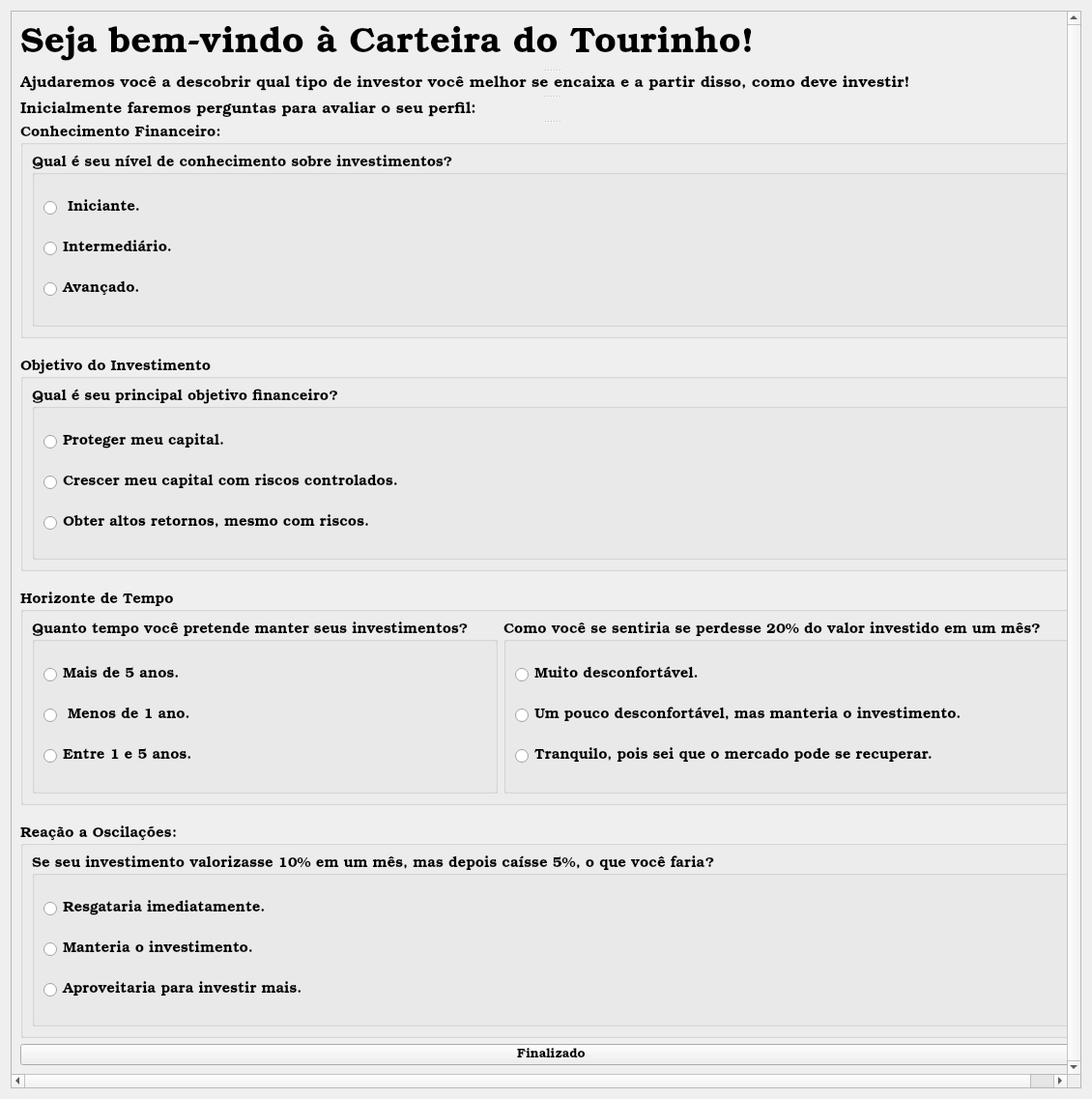
<?xml version="1.0" encoding="UTF-8"?>
<ui version="4.0">
 <class>Perguntas</class>
 <widget class="QWidget" name="Perguntas">
  <property name="windowModality">
   <enum>Qt::WindowModal</enum>
  </property>
  <property name="geometry">
   <rect>
    <x>0</x>
    <y>0</y>
    <width>1130</width>
    <height>1137</height>
   </rect>
  </property>
  <property name="minimumSize">
   <size>
    <width>1130</width>
    <height>0</height>
   </size>
  </property>
  <property name="tabletTracking">
   <bool>false</bool>
  </property>
  <property name="windowTitle">
   <string>Perguntas</string>
  </property>
  <property name="windowIcon">
   <iconset>
    <normaloff>imagens/touro_icon.png</normaloff>imagens/touro_icon.png</iconset>
  </property>
  <layout class="QVBoxLayout" name="verticalLayout_15">
   <item>
    <widget class="QScrollArea" name="area_do_scroll">
     <property name="cursor" stdset="0">
      <cursorShape>ArrowCursor</cursorShape>
     </property>
     <property name="verticalScrollBarPolicy">
      <enum>Qt::ScrollBarAlwaysOn</enum>
     </property>
     <property name="sizeAdjustPolicy">
      <enum>QAbstractScrollArea::AdjustToContents</enum>
     </property>
     <property name="widgetResizable">
      <bool>true</bool>
     </property>
     <property name="alignment">
      <set>Qt::AlignCenter</set>
     </property>
     <widget class="QWidget" name="widget_area_do_scroll">
      <property name="enabled">
       <bool>true</bool>
      </property>
      <property name="geometry">
       <rect>
        <x>0</x>
        <y>0</y>
        <width>1093</width>
        <height>1117</height>
       </rect>
      </property>
      <property name="mouseTracking">
       <bool>false</bool>
      </property>
      <property name="layoutDirection">
       <enum>Qt::LeftToRight</enum>
      </property>
      <layout class="QGridLayout" name="gridLayout">
       <item row="0" column="0">
        <widget class="QSplitter" name="splitter">
         <property name="orientation">
          <enum>Qt::Vertical</enum>
         </property>
         <widget class="QLabel" name="label">
          <property name="font">
           <font>
            <family>Bookman Old Style</family>
            <pointsize>28</pointsize>
            <weight>50</weight>
            <bold>false</bold>
           </font>
          </property>
          <property name="text">
           <string>Seja bem-vindo à Carteira do Tourinho!</string>
          </property>
         </widget>
         <widget class="QLabel" name="label_2">
          <property name="font">
           <font>
            <family>Bookman Old Style</family>
            <pointsize>12</pointsize>
           </font>
          </property>
          <property name="text">
           <string>Ajudaremos você a descobrir qual tipo de investor você melhor se encaixa e a partir disso, como deve investir!</string>
          </property>
         </widget>
         <widget class="QLabel" name="label_3">
          <property name="font">
           <font>
            <family>Bookman Old Style</family>
            <pointsize>12</pointsize>
           </font>
          </property>
          <property name="text">
           <string>Inicialmente faremos perguntas para avaliar o seu perfil:</string>
          </property>
         </widget>
         <widget class="QWidget" name="layoutWidget_2">
          <layout class="QVBoxLayout" name="verticalLayout_4">
           <property name="spacing">
            <number>20</number>
           </property>
           <item>
            <widget class="QGroupBox" name="caixa_6">
             <property name="font">
              <font>
               <family>Bookman Old Style</family>
               <pointsize>11</pointsize>
              </font>
             </property>
             <property name="title">
              <string>Conhecimento Financeiro:</string>
             </property>
             <property name="alignment">
              <set>Qt::AlignLeading|Qt::AlignLeft|Qt::AlignVCenter</set>
             </property>
             <property name="flat">
              <bool>false</bool>
             </property>
             <property name="checkable">
              <bool>false</bool>
             </property>
             <layout class="QVBoxLayout" name="verticalLayout_7">
              <item>
               <widget class="QGroupBox" name="caixa_1_1">
                <property name="font">
                 <font>
                  <family>Bookman Old Style</family>
                  <pointsize>11</pointsize>
                 </font>
                </property>
                <property name="title">
                 <string>Qual é seu nível de conhecimento sobre investimentos?</string>
                </property>
                <property name="alignment">
                 <set>Qt::AlignLeading|Qt::AlignLeft|Qt::AlignVCenter</set>
                </property>
                <property name="flat">
                 <bool>false</bool>
                </property>
                <property name="checkable">
                 <bool>false</bool>
                </property>
                <layout class="QVBoxLayout" name="verticalLayout_5">
                 <item>
                  <widget class="QRadioButton" name="botao_a_1">
                   <property name="text">
                    <string> Iniciante.</string>
                   </property>
                  </widget>
                 </item>
                 <item>
                  <widget class="QRadioButton" name="botao_b_1">
                   <property name="text">
                    <string>Intermediário.</string>
                   </property>
                  </widget>
                 </item>
                 <item>
                  <widget class="QRadioButton" name="botao_c_1">
                   <property name="text">
                    <string>Avançado.</string>
                   </property>
                  </widget>
                 </item>
                </layout>
               </widget>
              </item>
             </layout>
            </widget>
           </item>
           <item>
            <widget class="QGroupBox" name="caixa_2">
             <property name="font">
              <font>
               <family>Bookman Old Style</family>
               <pointsize>11</pointsize>
              </font>
             </property>
             <property name="title">
              <string>Objetivo do Investimento</string>
             </property>
             <property name="alignment">
              <set>Qt::AlignLeading|Qt::AlignLeft|Qt::AlignVCenter</set>
             </property>
             <property name="flat">
              <bool>false</bool>
             </property>
             <property name="checkable">
              <bool>false</bool>
             </property>
             <layout class="QHBoxLayout" name="horizontalLayout_2">
              <item>
               <widget class="QGroupBox" name="caixa_2_1">
                <property name="font">
                 <font>
                  <family>Bookman Old Style</family>
                  <pointsize>11</pointsize>
                 </font>
                </property>
                <property name="title">
                 <string>Qual é seu principal objetivo financeiro?</string>
                </property>
                <property name="alignment">
                 <set>Qt::AlignLeading|Qt::AlignLeft|Qt::AlignVCenter</set>
                </property>
                <property name="flat">
                 <bool>false</bool>
                </property>
                <property name="checkable">
                 <bool>false</bool>
                </property>
                <layout class="QVBoxLayout" name="verticalLayout_3">
                 <item>
                  <widget class="QRadioButton" name="botao_a_2">
                   <property name="text">
                    <string>Proteger meu capital.</string>
                   </property>
                  </widget>
                 </item>
                 <item>
                  <widget class="QRadioButton" name="botao_b_2">
                   <property name="text">
                    <string>Crescer meu capital com riscos controlados.</string>
                   </property>
                  </widget>
                 </item>
                 <item>
                  <widget class="QRadioButton" name="botao_c_2">
                   <property name="text">
                    <string>Obter altos retornos, mesmo com riscos.</string>
                   </property>
                  </widget>
                 </item>
                </layout>
               </widget>
              </item>
             </layout>
            </widget>
           </item>
           <item>
            <widget class="QGroupBox" name="caixa_5">
             <property name="font">
              <font>
               <family>Bookman Old Style</family>
               <pointsize>11</pointsize>
              </font>
             </property>
             <property name="title">
              <string>Horizonte de Tempo</string>
             </property>
             <property name="alignment">
              <set>Qt::AlignLeading|Qt::AlignLeft|Qt::AlignVCenter</set>
             </property>
             <property name="flat">
              <bool>false</bool>
             </property>
             <property name="checkable">
              <bool>false</bool>
             </property>
             <layout class="QHBoxLayout" name="horizontalLayout">
              <item>
               <widget class="QGroupBox" name="caixa_3_1">
                <property name="font">
                 <font>
                  <family>Bookman Old Style</family>
                  <pointsize>11</pointsize>
                 </font>
                </property>
                <property name="title">
                 <string>Quanto tempo você pretende manter seus investimentos?</string>
                </property>
                <property name="alignment">
                 <set>Qt::AlignLeading|Qt::AlignLeft|Qt::AlignVCenter</set>
                </property>
                <property name="flat">
                 <bool>false</bool>
                </property>
                <property name="checkable">
                 <bool>false</bool>
                </property>
                <layout class="QVBoxLayout" name="verticalLayout">
                 <item>
                  <widget class="QRadioButton" name="botao_a_3_1">
                   <property name="text">
                    <string>Mais de 5 anos.</string>
                   </property>
                  </widget>
                 </item>
                 <item>
                  <widget class="QRadioButton" name="botao_b_3_1">
                   <property name="text">
                    <string> Menos de 1 ano.</string>
                   </property>
                  </widget>
                 </item>
                 <item>
                  <widget class="QRadioButton" name="botao_c_3_1">
                   <property name="text">
                    <string>Entre 1 e 5 anos.</string>
                   </property>
                  </widget>
                 </item>
                </layout>
               </widget>
              </item>
              <item>
               <widget class="QGroupBox" name="caixa_3_2">
                <property name="font">
                 <font>
                  <family>Bookman Old Style</family>
                  <pointsize>11</pointsize>
                 </font>
                </property>
                <property name="title">
                 <string>Como você se sentiria se perdesse 20% do valor investido em um mês?</string>
                </property>
                <property name="alignment">
                 <set>Qt::AlignLeading|Qt::AlignLeft|Qt::AlignVCenter</set>
                </property>
                <property name="flat">
                 <bool>false</bool>
                </property>
                <property name="checkable">
                 <bool>false</bool>
                </property>
                <layout class="QVBoxLayout" name="verticalLayout_2">
                 <item>
                  <widget class="QRadioButton" name="botao_a_3_2">
                   <property name="text">
                    <string>Muito desconfortável.</string>
                   </property>
                  </widget>
                 </item>
                 <item>
                  <widget class="QRadioButton" name="botao_b_3_2">
                   <property name="text">
                    <string>Um pouco desconfortável, mas manteria o investimento.</string>
                   </property>
                  </widget>
                 </item>
                 <item>
                  <widget class="QRadioButton" name="botao_c_3_2">
                   <property name="text">
                    <string>Tranquilo, pois sei que o mercado pode se recuperar.</string>
                   </property>
                  </widget>
                 </item>
                </layout>
               </widget>
              </item>
             </layout>
            </widget>
           </item>
           <item>
            <widget class="QGroupBox" name="caixa_4">
             <property name="font">
              <font>
               <family>Bookman Old Style</family>
               <pointsize>11</pointsize>
              </font>
             </property>
             <property name="title">
              <string>Reação a Oscilações:</string>
             </property>
             <property name="alignment">
              <set>Qt::AlignLeading|Qt::AlignLeft|Qt::AlignVCenter</set>
             </property>
             <property name="flat">
              <bool>false</bool>
             </property>
             <property name="checkable">
              <bool>false</bool>
             </property>
             <layout class="QHBoxLayout" name="horizontalLayout_4">
              <item>
               <widget class="QGroupBox" name="caixa_4_1">
                <property name="font">
                 <font>
                  <family>Bookman Old Style</family>
                  <pointsize>11</pointsize>
                 </font>
                </property>
                <property name="title">
                 <string>Se seu investimento valorizasse 10% em um mês, mas depois caísse 5%, o que você faria?</string>
                </property>
                <property name="alignment">
                 <set>Qt::AlignLeading|Qt::AlignLeft|Qt::AlignVCenter</set>
                </property>
                <property name="flat">
                 <bool>false</bool>
                </property>
                <property name="checkable">
                 <bool>false</bool>
                </property>
                <layout class="QVBoxLayout" name="verticalLayout_6">
                 <item>
                  <widget class="QRadioButton" name="botao_a_4">
                   <property name="text">
                    <string>Resgataria imediatamente.</string>
                   </property>
                  </widget>
                 </item>
                 <item>
                  <widget class="QRadioButton" name="botao_b_4">
                   <property name="text">
                    <string>Manteria o investimento.</string>
                   </property>
                  </widget>
                 </item>
                 <item>
                  <widget class="QRadioButton" name="botao_c_4">
                   <property name="text">
                    <string>Aproveitaria para investir mais.</string>
                   </property>
                  </widget>
                 </item>
                </layout>
               </widget>
              </item>
             </layout>
            </widget>
           </item>
          </layout>
         </widget>
        </widget>
       </item>
       <item row="1" column="0">
        <widget class="QPushButton" name="botao_finalizado">
         <property name="font">
          <font>
           <family>Bookman Old Style</family>
           <pointsize>10</pointsize>
          </font>
         </property>
         <property name="mouseTracking">
          <bool>true</bool>
         </property>
         <property name="text">
          <string>Finalizado</string>
         </property>
        </widget>
       </item>
      </layout>
     </widget>
    </widget>
   </item>
  </layout>
 </widget>
 <resources/>
 <connections/>
</ui>
